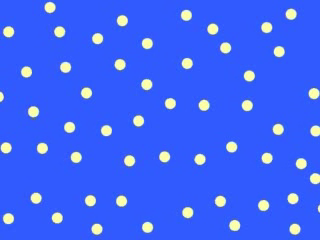
#> input picture frame 10 of Ejercicios/T5/NOTEBOOKS/visuais/SCD_circulos_1sentido_contrario.avi, 320 x 240 px, given in place of motion_test.mp4, which was not available
$ python 1_Deteccion_mov.py
#> lines starting #> are read from the running program, lines starting #| are printed output that depends on the picture; after the words box and inside, x2 and y2 are one past the last pixel; in counts of white or black regions, pixels touching at a corner belong together; pictures that were not available may be replaced by others from this repository, and a replacement may not be noted
import cv2
import numpy as np

input_video = '../data/motion_test.mp4'


video_cap = cv2.VideoCapture(input_video)
if not video_cap.isOpened():
    print('Impisible abrir o video: ' + input_video)
# capturamos as propiedades do video de entrada para logo escribir a
# saida do meu algoritmo nun video coas mesmas propiedades
frame_w = int(video_cap.get(cv2.CAP_PROP_FRAME_WIDTH))
frame_h = int(video_cap.get(cv2.CAP_PROP_FRAME_HEIGHT))
fps = int(video_cap.get(cv2.CAP_PROP_FPS))

size = (frame_w, frame_h)
size_quad = (int(2*frame_w), int(2*frame_h))

video_out_quad = cv2.VideoWriter('video_out_quad.avi',
	cv2.VideoWriter_fourcc(*'XVID'), fps, size_quad)

# Funcion paa anotar os frames
def drawBannerText(frame, text, banner_height_percent = 0.08, font_scale = 0.8, text_color = (0, 255, 0),
                   font_thickness = 2):
    # Debuxa un banner negro na parte superior do marco da imaxe.
     # ollo: establece a altura do banner como unha porcentaxe da altura do cadro.
    banner_height = int(banner_height_percent * frame.shape[0])
    cv2.rectangle(frame, (0, 0), (frame.shape[1], banner_height), (0, 0, 0),
    	thickness = -1)

    # debuxamos o banner
    left_offset = 20
    location = (left_offset, int(10 + (banner_height_percent * frame.shape[0]) / 2))
    cv2.putText(frame, text, location, cv2.FONT_HERSHEY_SIMPLEX, font_scale, text_color,
                font_thickness, cv2.LINE_AA)

# Creamos o obxecto para restar o fondo
bg_sub = cv2.createBackgroundSubtractorKNN (history = 200)

# Procesamos o video.
ksize = (5, 5)
red = (0, 0, 255)
yellow = (0, 255, 255)

# Vista cuádruple que se construirá.
#------------------------------------
# frame_fg_mask       :  frame
# frame_fg_mask_erode :  frame_erode
#------------------------------------

while True:
    ret, frame = video_cap.read()
#> frame is the input picture: shape (240, 320, 3); mean B, G, R 247.7, 100.5, 62

    if frame is None:
        break
    else:
        frame_erode = frame.copy()

    # Paso 1: Área de movemento baseada na máscara de primeiro plano.
    fg_mask = bg_sub.apply(frame)
#> fg_mask: shape (240, 320); every value is 255
    motion_area = cv2.findNonZero(fg_mask)
#> motion_area = contour of 76800 points, box (x1, y1, x2, y2) (0, 0, 320, 240), area 0
    x, y, w, h = cv2.boundingRect(motion_area)
#> x = 0; y = 0; w = 320; h = 240

    # Paso 2: Área de movemento baseada na máscara de primeiro plano (con erosión)
    fg_mask_erode = cv2.erode(fg_mask, np.ones(ksize, np.uint8))
    motion_area_erode = cv2.findNonZero(fg_mask_erode)
#> motion_area_erode has the same summary as motion_area
    xe, ye, we, he = cv2.boundingRect(motion_area_erode)
#> xe = 0; ye = 0; we = 320; he = 240

    # Debuxa un cadro delimitador para a área de movemento baseándose na máscara de primeiro plano
    if motion_area is not None:
        cv2.rectangle(frame, (x, y), (x + w, y + h), red, thickness = 6)
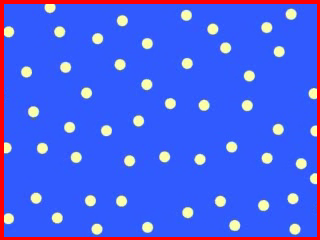
#> frame: shape (240, 320, 3); 5.04% of pixels changed, all inside (x1, y1, x2, y2) = (0, 0, 320, 240)

    # Debuxa un cadro delimitador para a área de movemento baseándose na máscara de primeiro plano (con erosión)
    if motion_area_erode is not None:
        cv2.rectangle(frame_erode, (xe, ye), (xe + we, ye + he), red, thickness = 6)

    # Converte máscaras de primeiro plano en cores para que poidamos construír un vídeo composto con anotacións de cores.
    frame_fg_mask = cv2.cvtColor(fg_mask, cv2.COLOR_GRAY2BGR)
#> frame_fg_mask: shape (240, 320, 3); every value is 255
    frame_fg_mask_erode = cv2.cvtColor(fg_mask_erode, cv2.COLOR_GRAY2BGR)

    # Anota cada fotograma de vídeo.
    drawBannerText(frame_fg_mask, 'Mascara primeiro plano')
#> in drawBannerText, `cv2.rectangle(frame, (0, 0), (frame.shape[1], banner_height), (0, 0, 0..`:
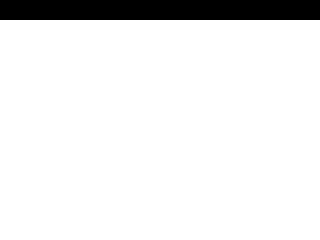
#> frame: shape (240, 320, 3); 91.7% white; 1 black region, box (x1, y1, x2, y2) and area: (0, 0, 320, 20) 6400
#> in drawBannerText, `cv2.putText(frame, text, location, cv2.FONT_HERSHEY_SIMPLEX, font_scal..`:
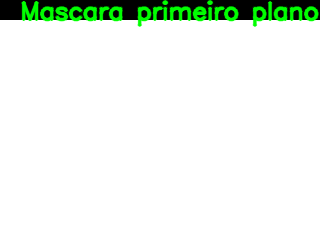
#> frame: shape (240, 320, 3); 4.64% of pixels changed, all inside (x1, y1, x2, y2) = (21, 0, 320, 27)
    drawBannerText(frame_fg_mask_erode, 'Mascara primeiro plano erosionada')

    # Construimos a vista cuadruple apilando as imaxes no orde desexado
    frame_top = np.hstack([frame_fg_mask, frame])
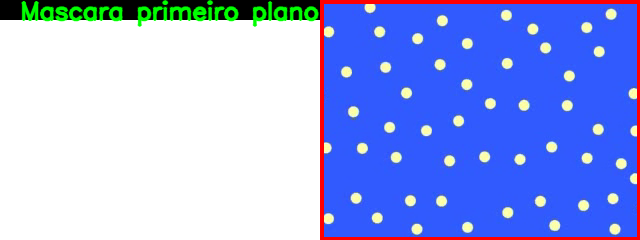
#> frame_top: shape (240, 640, 3); mean B, G, R 234.2, 168.4, 152.6
    frame_bot = np.hstack([frame_fg_mask_erode, frame_erode])
    frame_composite = np.vstack([frame_top, frame_bot])
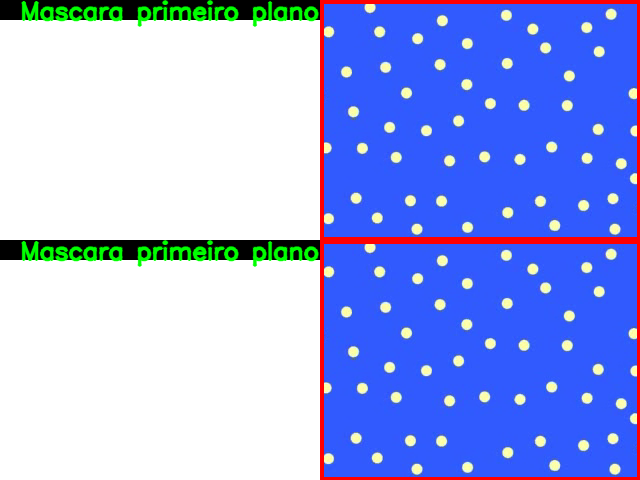
#> frame_composite: shape (480, 640, 3); mean B, G, R 234.2, 168.4, 152.6

    fc_h, fc_w, _= frame_composite.shape
#> fc_h = 480; fc_w = 640
    cv2.line(frame_composite, (0, int(fc_h/2)), (fc_w, int(fc_h/2)), yellow, thickness = 1, lineType = cv2.LINE_AA)
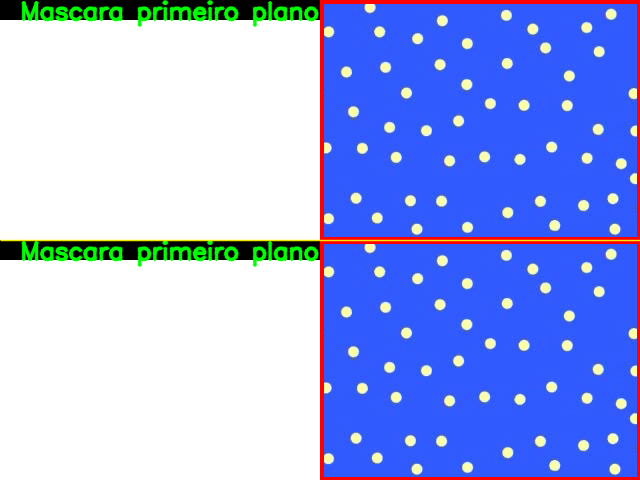
#> frame_composite: shape (480, 640, 3); 0.62% of pixels changed, all inside (x1, y1, x2, y2) = (0, 239, 640, 242)

    # A disco!
    video_out_quad.write(frame_composite)
    cv2.imshow('Saida',frame_composite)
    k = cv2.waitKey(1)
#> (key q is pressed here)
    if k == ord('q'):
    	break

video_cap.release()
video_out_quad.release()
cv2.destroyAllWindows()

$ run again, starting later in the video
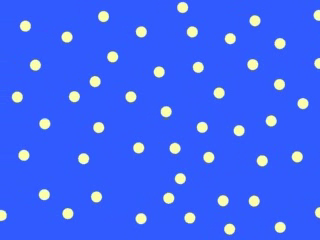
#> input picture frame 45 of Ejercicios/T5/NOTEBOOKS/visuais/SCD_circulos_1sentido_contrario.avi, 320 x 240 px, given in place of motion_test.mp4, which was not available
#> frame is the input picture: shape (240, 320, 3); mean B, G, R 248.4, 99.5, 60.7
#> fg_mask: shape (240, 320); every value is 255
#> motion_area = contour of 76800 points, box (x1, y1, x2, y2) (0, 0, 320, 240), area 0
#> x = 0; w = 320; h = 240
#> motion_area_erode has the same summary as motion_area
#> xe = 0; we = 320; he = 240
#> frame_fg_mask: shape (240, 320, 3); every value is 255
#> `frame_top = np.hstack([frame_fg_mask, frame])`:
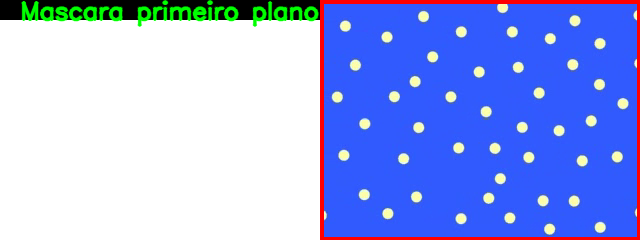
#> frame_top: shape (240, 640, 3); mean B, G, R 234.5, 167.9, 152
#> `cv2.line(frame_composite, (0, int(fc_h/2)), (fc_w, int(fc_h/2)), yello..`:
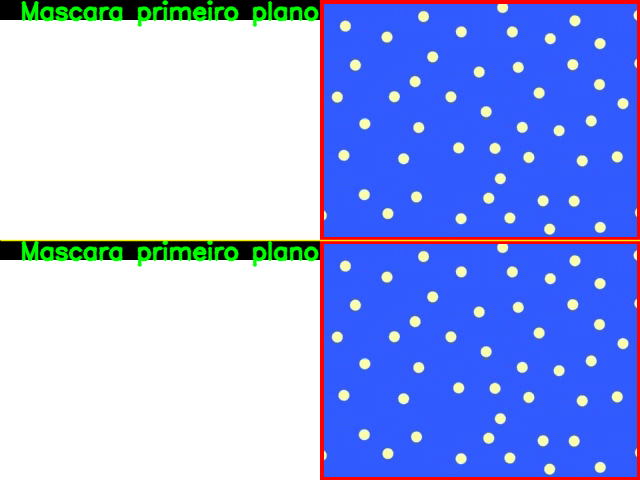
#> frame_composite: shape (480, 640, 3); mean B, G, R 234.5, 168.6, 152.3

$ run again, starting later in the video
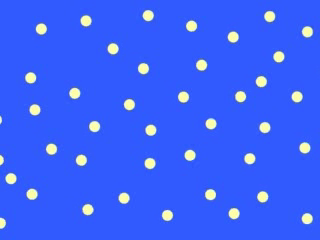
#> input picture frame 81 of Ejercicios/T5/NOTEBOOKS/visuais/SCD_circulos_1sentido_contrario.avi, 320 x 240 px, given in place of motion_test.mp4, which was not available
#> frame is the input picture: shape (240, 320, 3); mean B, G, R 249.3, 97.8, 58.8
#> fg_mask: shape (240, 320); every value is 255
#> motion_area = contour of 76800 points, box (x1, y1, x2, y2) (0, 0, 320, 240), area 0
#> x = 0; w = 320; h = 240
#> motion_area_erode has the same summary as motion_area
#> xe = 0; we = 320; he = 240
#> frame_fg_mask: shape (240, 320, 3); every value is 255
#> `frame_top = np.hstack([frame_fg_mask, frame])`:
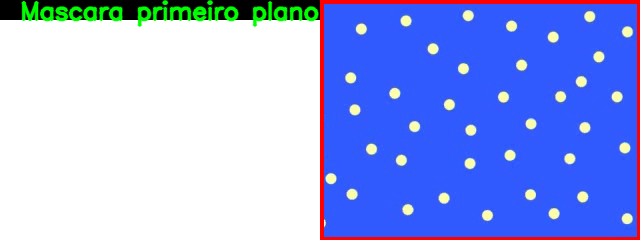
#> frame_top: shape (240, 640, 3); mean B, G, R 234.9, 167.2, 151.1
#> `cv2.line(frame_composite, (0, int(fc_h/2)), (fc_w, int(fc_h/2)), yello..`:
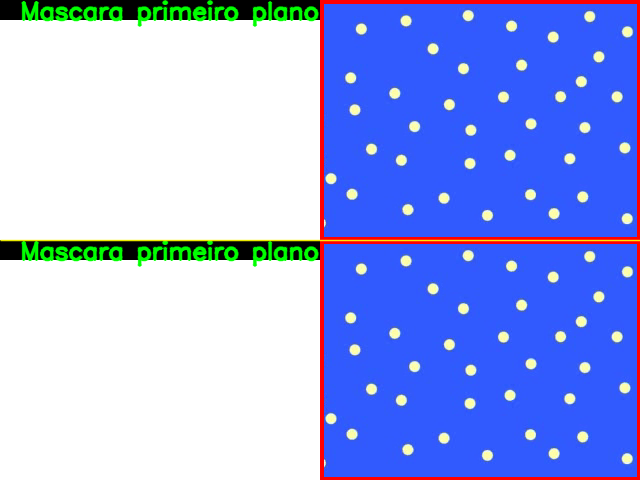
#> frame_composite: shape (480, 640, 3); mean B, G, R 234.9, 167.8, 151.4
